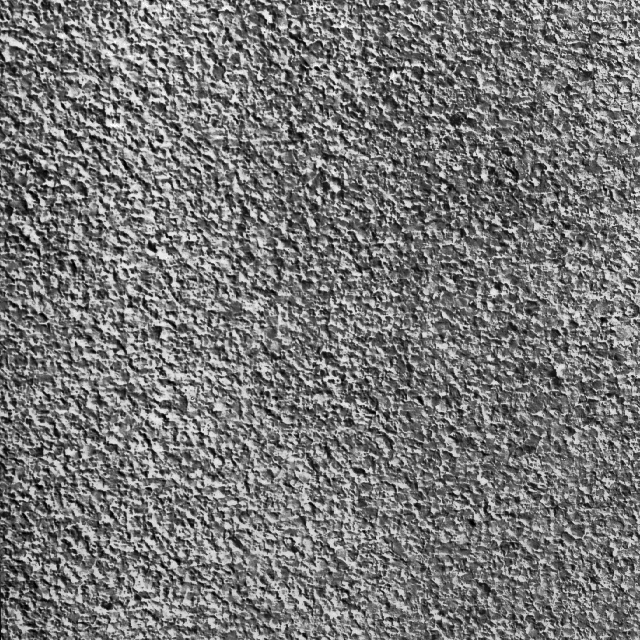
#> input picture OriginalBrodatz/D4.gif, 640 x 640 px; its folder holds only this picture in this run
$ python GenerateData.py   (Python 2 division)   (older library calls are emulated)
#> lines starting #> are read from the running program, lines starting #| are printed output that depends on the picture
import numpy as np
from PIL import Image
import glob
import random
import matplotlib.pyplot as plt
import os
from sklearn.cross_validation import train_test_split
import gzip
from six.moves import cPickle


random.seed(1992)
N = 24
starts = [(random.randint(0,128-N), random.randint(0,128-N)) for i in xrange(100)]

# Generate histograms
inputs = []
targets = []
for textureImage in glob.glob('OriginalBrodatz/*'):
    im = Image.open(textureImage)
#> im is the input picture: PIL image 640x640 L; min 0, max 255, mean 118.7
    im.thumbnail((128,128), Image.ANTIALIAS)
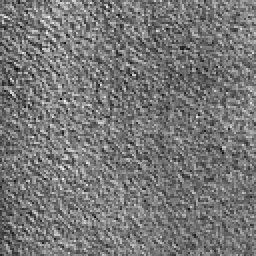
#> im: PIL image 128x128 L (shown 2 times larger); min 0, max 247, mean 118.8
    for x,y in starts:
        reg = im.crop((x,y,x+N,y+N))
        hist, bin_edges = np.histogram(np.asarray(reg), bins=16, range=(0,256), density=True)
        inputs.append(np.asarray(reg).flatten())
        targets.append(hist)
#> this loop made 100 passes
#> pass 1, `reg = im.crop((x,y,x+N,y+N))`:
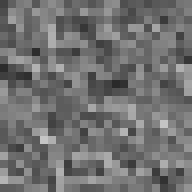
#> reg: PIL image 24x24 L (shown 8 times larger); min 42, max 197, mean 112.6
#> pass 2, `reg = im.crop((x,y,x+N,y+N))`:
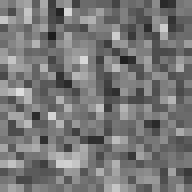
#> reg: PIL image 24x24 L (shown 8 times larger); min 28, max 221, mean 118.8
#> pass 3, `reg = im.crop((x,y,x+N,y+N))`:
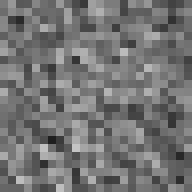
#> reg: PIL image 24x24 L (shown 8 times larger); min 31, max 196, mean 115.7
#> after the loop, inputs = 100 items; targets = 100 items

# Generate train, validate, and test date
xx_train, x_test, yy_train, y_test = train_test_split(inputs, targets, test_size=0.2, random_state=0)
#> xx_train = 80 items; x_test = 20 items; yy_train = 80 items; y_test = 20 items
x_train, x_validate, y_train, y_validate = train_test_split(xx_train, yy_train, test_size=0.2, random_state = 0)
#> x_train = 64 items; x_validate = 16 items; y_train = 64 items; y_validate = 16 items
trainSet = (x_train, y_train)
validSet = (x_validate, y_validate)
testSet = (x_test, y_test)

# pickle data
toSave = (trainSet, validSet, testSet)
f = open('textureHistograms.pkl', 'wb')
cPickle.dump(toSave, f, protocol=cPickle.HIGHEST_PROTOCOL)
#> (this line was passed over: six is not available in this run)
f.close()

# Print statistics
print 'Size of input: {}'.format(len(inputs[0]))
#| Size of input: 576
print 'Size of output: {}'.format(len(targets[0]))
#| Size of output: 16
print 'Number rows in x train: {}'.format(len(x_train))
#| Number rows in x train: 64
print 'Number rows in y train: {}'.format(len(y_train))
#| Number rows in y train: 64
print 'Number rows in x validate: {}'.format(len(x_validate))
#| Number rows in x validate: 16
print 'Number rows in y validate: {}'.format(len(y_validate))
#| Number rows in y validate: 16
print 'Number rows in x test: {}'.format(len(x_test))
#| Number rows in x test: 20
print 'Number rows in y test: {}'.format(len(y_test))
#| Number rows in y test: 20

$ run again, on OriginalBrodatz/D64.gif
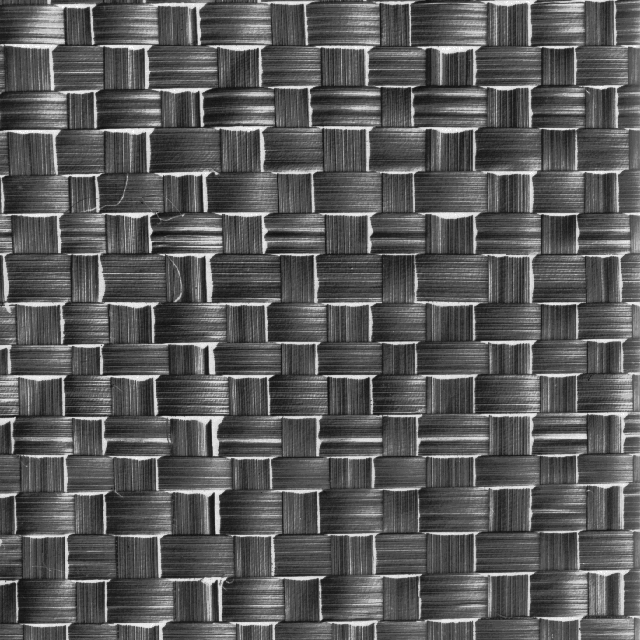
#> input picture OriginalBrodatz/D64.gif, 640 x 640 px
#> im is the input picture: PIL image 640x640 L; min 14, max 255, mean 88.9
#> im: PIL image 128x128 L
#> the loop `for x,y in starts:` made 100 passes
#> pass 1, `reg = im.crop((x,y,x+N,y+N))`:
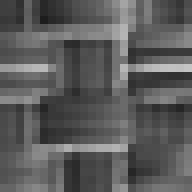
#> reg: PIL image 24x24 L (shown 8 times larger); min 30, max 195, mean 91.4
#> pass 3, `reg = im.crop((x,y,x+N,y+N))`:
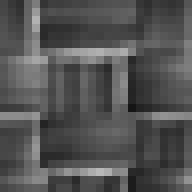
#> reg: PIL image 24x24 L (shown 8 times larger); min 21, max 184, mean 83.2
#> after the loop `for x,y in starts:`: inputs = 100 items
#> xx_train = 80 items; x_test = 20 items; yy_train = 80 items; y_test = 20 items
#> x_train = 64 items; x_validate = 16 items; y_train = 64 items; y_validate = 16 items
#| Size of input: 576
#| Size of output: 16
#| Number rows in x train: 64
#| Number rows in y train: 64
#| Number rows in x validate: 16
#| Number rows in y validate: 16
#| Number rows in x test: 20
#| Number rows in y test: 20
